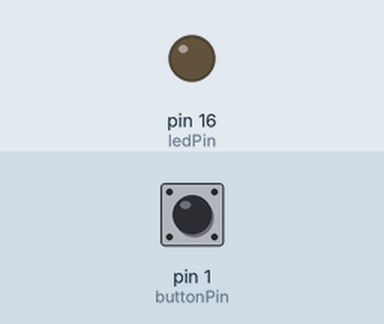
A sketch run on a simulated Arduino Uno, built with avr-gcc and run on an emulated ATmega328P. Parts: output pins drawn as LEDs (lit = HIGH). Inputs (shaded band) come from the test bench; at power-on: pin 1 (buttonPin) LOW.

Above: at 1.2 s.
1.3 s: pin 1 (buttonPin) pulled HIGH for 0.15 s
At 1.37 s:
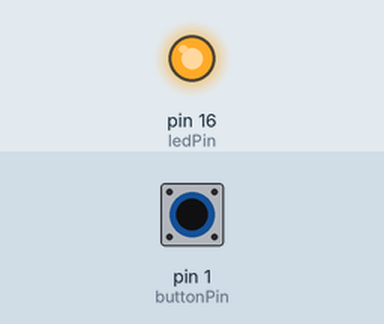
2.9 s: pin 1 (buttonPin) pulled HIGH for 3.2 s
At 7.2 s:
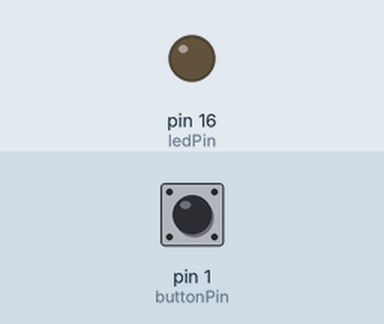
Timing chart, 0 to 8.7 s (numbered marks = the images above; inputs shaded):
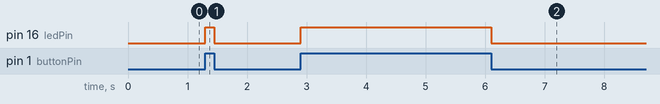

Measured:
- after the input at 1.3 s, pin 16 (ledPin): LOW → HIGH at once, → LOW 0.15 s later
- after the input at 2.9 s, pin 16 (ledPin): LOW → HIGH at once, → LOW 3.2 s later

The sketch:

button_based_light.ino
```cpp
int buttonPin = 1;
int ledPin = 16;
int buttonState = 0;

void setup() {
    pinMode(ledPin, OUTPUT);
    pinMode(buttonPin, INPUT);
}

void loop() {
    buttonState = digitalRead(buttonPin);
    digitalWrite(ledPin, buttonState);
}
```
